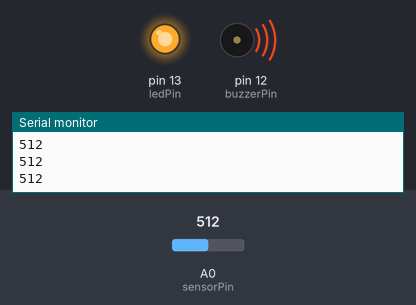
The sketch below on a simulated Arduino Uno, built with avr-gcc and run on an emulated ATmega328P. Parts: output pins drawn as LEDs (lit = HIGH), buzzer (waves = sounding, pin HIGH), the last lines printed to the serial monitor. The inputs (shaded band) are chosen by the test bench; at power-on: A0 (sensorPin) = 512.

Above: at 1.2 s.
1.3 s: A0 (sensorPin) set to 110
2.8 s: A0 (sensorPin) set to 91
At 3.9 s:
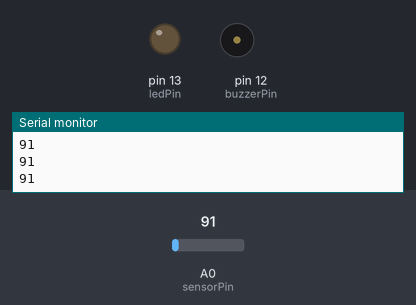
4.3 s: A0 (sensorPin) set to 122
At 5.2 s:
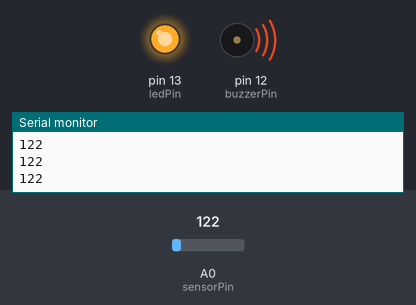
5.8 s: A0 (sensorPin) set to 90
At 6.5 s:
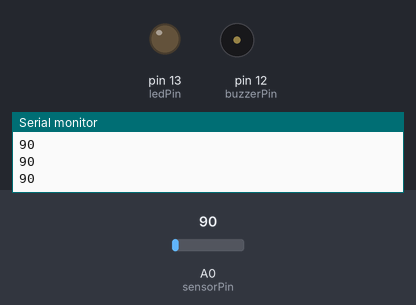
Timing chart, 0 to 8.3 s (numbered marks = the images above; inputs shaded):
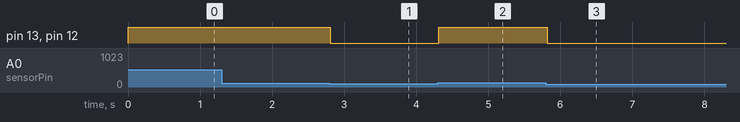

Measured:
- the behaviour switches between 101 and 100 on A0 (sensorPin) (found by bisection; images 0 and 1)
- after the input at 2.8 s, pin 13 (ledPin), pin 12 (buzzerPin): HIGH → LOW at once
- after the input at 4.3 s, pin 13 (ledPin), pin 12 (buzzerPin): LOW → HIGH at once
- after the input at 5.8 s, pin 13 (ledPin), pin 12 (buzzerPin): HIGH → LOW at once

The sketch:

water_sensor_with_comments.ino
```cpp
// Made by Jeriah Koenig
const int ledPin = 13; // sets pin thirteen to the LED
const int buzzerPin = 12; // sets pin twelve to the buzzer
const int sensorPin = A0; // sets the sensors signal pin to pin A0 on the Arduino
int sensorValue = 0; // Variable to store sensor reading

void setup() {
  // put your setup code here, to run once:
  pinMode(ledPin, OUTPUT); // sets pin thirteen as a output
  pinMode(buzzerPin, OUTPUT); // sets pin twelve as a output
  Serial.begin(9600); // start serial monitor at 9600 baud
}

void loop() {
  // put your main code here, to run repeatedly:
  sensorValue = analogRead(sensorPin); // read sensor (0 - 1023)
  Serial.println(sensorValue); // print the value to serial monitor

  if (sensorValue > 100) { // if sensor detects water (value above 100)
    digitalWrite(ledPin, HIGH); // turn led on
    digitalWrite(buzzerPin, HIGH); // turn buzzer on
  } else { // otherwise
    digitalWrite(ledPin, LOW); // turn led off
    digitalWrite(buzzerPin, LOW); // turn buzzer off
  }
    delay(100); // small pause before reading again

}
```
